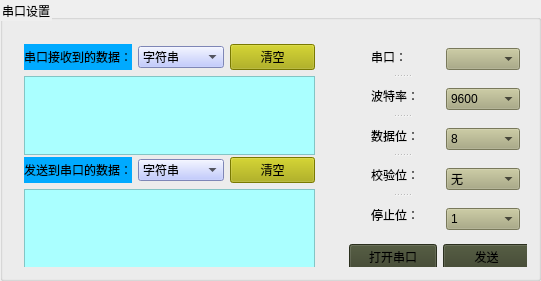
   <widget class="QGroupBox" name="groupBox_5">
    <property name="geometry">
     <rect>
      <x>20</x>
      <y>328</y>
      <width>541</width>
      <height>281</height>
     </rect>
    </property>
    <property name="styleSheet">
     <string notr="true">color: rgb(0, 0, 0);</string>
    </property>
    <property name="title">
     <string>串口设置</string>
    </property>
    <layout class="QVBoxLayout" name="verticalLayout_12">
     <item>
      <widget class="QWidget" name="widget" native="true">
       <property name="styleSheet">
        <string notr="true"/>
       </property>
       <widget class="QWidget" name="layoutWidget">
        <property name="geometry">
         <rect>
          <x>10</x>
          <y>13</y>
          <width>291</width>
          <height>111</height>
         </rect>
        </property>
        <layout class="QVBoxLayout" name="verticalLayout_3">
         <item>
          <layout class="QHBoxLayout" name="horizontalLayout_19">
           <item>
            <widget class="QLabel" name="label_4">
             <property name="styleSheet">
              <string notr="true">color: rgb(0, 0, 0);
background-color: rgb(0, 170, 255);</string>
             </property>
             <property name="text">
              <string>串口接收到的数据：</string>
             </property>
            </widget>
           </item>
           <item>
            <widget class="QComboBox" name="setMode">
             <property name="styleSheet">
              <string notr="true">color: rgb(0, 0, 0);
background-color: rgb(176, 187, 255);</string>
             </property>
             <item>
              <property name="text">
               <string>字符串</string>
              </property>
             </item>
             <item>
              <property name="text">
               <string>十六进制</string>
              </property>
             </item>
            </widget>
           </item>
           <item>
            <widget class="QPushButton" name="pushButton">
             <property name="styleSheet">
              <string notr="true">background-color: rgb(170, 170, 0);</string>
             </property>
             <property name="text">
              <string>清空</string>
             </property>
             <property name="icon">
              <iconset resource="source.qrc">
               <normaloff>:/images/stock_delete.png</normaloff>:/images/stock_delete.png</iconset>
             </property>
            </widget>
           </item>
          </layout>
         </item>
         <item>
          <widget class="QPlainTextEdit" name="recvTextBrowser">
           <property name="styleSheet">
            <string notr="true">background-color: rgb(170, 255, 255);</string>
           </property>
           <property name="readOnly">
            <bool>true</bool>
           </property>
          </widget>
         </item>
        </layout>
       </widget>
       <widget class="QWidget" name="layoutWidget">
        <property name="geometry">
         <rect>
          <x>10</x>
          <y>126</y>
          <width>291</width>
          <height>111</height>
         </rect>
        </property>
        <layout class="QVBoxLayout" name="verticalLayout_4">
         <item>
          <layout class="QHBoxLayout" name="horizontalLayout_20">
           <item>
            <widget class="QLabel" name="label_5">
             <property name="styleSheet">
              <string notr="true">color: rgb(0, 0, 0);
background-color: rgb(0, 170, 255);</string>
             </property>
             <property name="text">
              <string>发送到串口的数据：</string>
             </property>
            </widget>
           </item>
           <item>
            <widget class="QComboBox" name="setMode_2">
             <property name="styleSheet">
              <string notr="true">color: rgb(0, 0, 0);
background-color: rgb(176, 187, 255);</string>
             </property>
             <item>
              <property name="text">
               <string>字符串</string>
              </property>
             </item>
             <item>
              <property name="text">
               <string>十六进制</string>
              </property>
             </item>
            </widget>
           </item>
           <item>
            <widget class="QPushButton" name="pushButton_2">
             <property name="styleSheet">
              <string notr="true">background-color: rgb(170, 170, 0);</string>
             </property>
             <property name="text">
              <string>清空</string>
             </property>
             <property name="icon">
              <iconset resource="source.qrc">
               <normaloff>:/images/stock_delete.png</normaloff>:/images/stock_delete.png</iconset>
             </property>
            </widget>
           </item>
          </layout>
         </item>
         <item>
          <widget class="QPlainTextEdit" name="sendTextEdit">
           <property name="styleSheet">
            <string notr="true">background-color: rgb(170, 255, 255);</string>
           </property>
          </widget>
         </item>
        </layout>
       </widget>
       <widget class="QWidget" name="layoutWidget">
        <property name="geometry">
         <rect>
          <x>335</x>
          <y>213</y>
          <width>181</width>
          <height>26</height>
         </rect>
        </property>
        <layout class="QHBoxLayout" name="horizontalLayout_5">
         <item>
          <widget class="QPushButton" name="openPortBtn">
           <property name="styleSheet">
            <string notr="true">color: rgb(0, 0, 0);
background-color: rgb(59, 66, 42);</string>
           </property>
           <property name="text">
            <string>打开串口</string>
           </property>
           <property name="icon">
            <iconset resource="source.qrc">
             <normaloff>:/images/find.png</normaloff>:/images/find.png</iconset>
           </property>
          </widget>
         </item>
         <item>
          <widget class="QPushButton" name="SendBtn">
           <property name="styleSheet">
            <string notr="true">color: rgb(0, 0, 0);
background-color: rgb(59, 66, 42);</string>
           </property>
           <property name="text">
            <string>发送</string>
           </property>
           <property name="icon">
            <iconset resource="source.qrc">
             <normaloff>:/images/gtk-justify-left.png</normaloff>:/images/gtk-justify-left.png</iconset>
           </property>
          </widget>
         </item>
        </layout>
       </widget>
       <widget class="QSplitter" name="splitter">
        <property name="geometry">
         <rect>
          <x>357</x>
          <y>9</y>
          <width>61</width>
          <height>191</height>
         </rect>
        </property>
        <property name="orientation">
         <enum>Qt::Vertical</enum>
        </property>
        <property name="handleWidth">
         <number>6</number>
        </property>
        <widget class="QLabel" name="label_3">
         <property name="styleSheet">
          <string notr="true">color: rgb(0, 0, 0);</string>
         </property>
         <property name="text">
          <string>串口：</string>
         </property>
        </widget>
        <widget class="QLabel" name="label_6">
         <property name="styleSheet">
          <string notr="true">color: rgb(0, 0, 0);</string>
         </property>
         <property name="text">
          <string>波特率：</string>
         </property>
        </widget>
        <widget class="QLabel" name="label_7">
         <property name="styleSheet">
          <string notr="true">color: rgb(0, 0, 0);</string>
         </property>
         <property name="text">
          <string>数据位：</string>
         </property>
        </widget>
        <widget class="QLabel" name="label_9">
         <property name="styleSheet">
          <string notr="true">color: rgb(0, 0, 0);
</string>
         </property>
         <property name="text">
          <string>校验位：</string>
         </property>
        </widget>
        <widget class="QLabel" name="label_8">
         <property name="styleSheet">
          <string notr="true">color: rgb(0, 0, 0);</string>
         </property>
         <property name="text">
          <string>停止位：</string>
         </property>
        </widget>
       </widget>
       <widget class="QWidget" name="layoutWidget">
        <property name="geometry">
         <rect>
          <x>432</x>
          <y>8</y>
          <width>74</width>
          <height>201</height>
         </rect>
        </property>
        <layout class="QVBoxLayout" name="verticalLayout">
         <property name="spacing">
          <number>9</number>
         </property>
         <item>
          <widget class="QComboBox" name="portNameComboBox">
           <property name="styleSheet">
            <string notr="true">background-color: rgb(170, 170, 127);
color: rgb(0, 0, 0);</string>
           </property>
          </widget>
         </item>
         <item>
          <widget class="QComboBox" name="baudRateComboBox">
           <property name="enabled">
            <bool>true</bool>
           </property>
           <property name="styleSheet">
            <string notr="true">color: rgb(0, 0, 0);
background-color: rgb(170, 170, 127);</string>
           </property>
           <item>
            <property name="text">
             <string>9600</string>
            </property>
           </item>
           <item>
            <property name="text">
             <string>115200</string>
            </property>
           </item>
          </widget>
         </item>
         <item>
          <widget class="QComboBox" name="dataBitsComboBox">
           <property name="styleSheet">
            <string notr="true">color: rgb(0, 0, 0);
background-color: rgb(170, 170, 127);</string>
           </property>
           <item>
            <property name="text">
             <string>8</string>
            </property>
           </item>
           <item>
            <property name="text">
             <string>7</string>
            </property>
           </item>
          </widget>
         </item>
         <item>
          <widget class="QComboBox" name="parityComboBox">
           <property name="styleSheet">
            <string notr="true">color: rgb(0, 0, 0);
background-color: rgb(170, 170, 127);</string>
           </property>
           <item>
            <property name="text">
             <string>无</string>
            </property>
           </item>
           <item>
            <property name="text">
             <string>奇</string>
            </property>
           </item>
           <item>
            <property name="text">
             <string>偶</string>
            </property>
           </item>
          </widget>
         </item>
         <item>
          <widget class="QComboBox" name="stopBitsComboBox">
           <property name="styleSheet">
            <string notr="true">color: rgb(0, 0, 0);
background-color: rgb(170, 170, 127);</string>
           </property>
           <item>
            <property name="text">
             <string>1</string>
            </property>
           </item>
           <item>
            <property name="text">
             <string>2</string>
            </property>
           </item>
          </widget>
         </item>
        </layout>
       </widget>
      </widget>
     </item>
    </layout>
   </widget>
